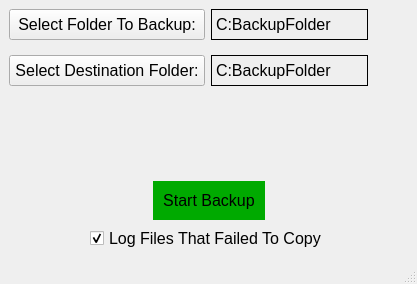
<?xml version="1.0" encoding="UTF-8"?>
<ui version="4.0">
 <class>MainWindow</class>
 <widget class="QMainWindow" name="MainWindow">
  <property name="geometry">
   <rect>
    <x>0</x>
    <y>0</y>
    <width>417</width>
    <height>284</height>
   </rect>
  </property>
  <property name="font">
   <font>
    <pointsize>12</pointsize>
   </font>
  </property>
  <property name="windowTitle">
   <string>Perform Backup</string>
  </property>
  <property name="windowIcon">
   <iconset resource="Resources.qrc">
    <normaloff>:/icons/backup.png</normaloff>:/icons/backup.png</iconset>
  </property>
  <property name="styleSheet">
   <string notr="true"/>
  </property>
  <widget class="QWidget" name="centralwidget">
   <layout class="QVBoxLayout" name="verticalLayout">
    <item>
     <layout class="QGridLayout" name="gridLayout" columnstretch="0,1,0">
      <property name="verticalSpacing">
       <number>15</number>
      </property>
      <item row="0" column="1">
       <widget class="QLabel" name="BackupFolder_lbl">
        <property name="styleSheet">
         <string notr="true">border: 1px solid black;</string>
        </property>
        <property name="text">
         <string>C:BackupFolder</string>
        </property>
       </widget>
      </item>
      <item row="1" column="0">
       <widget class="QPushButton" name="DestFolder_btn">
        <property name="styleSheet">
         <string notr="true">padding: 5px</string>
        </property>
        <property name="text">
         <string>Select Destination Folder:</string>
        </property>
       </widget>
      </item>
      <item row="1" column="1">
       <widget class="QLabel" name="DestFolder_lbl">
        <property name="styleSheet">
         <string notr="true">border: 1px solid black;</string>
        </property>
        <property name="text">
         <string>C:BackupFolder</string>
        </property>
       </widget>
      </item>
      <item row="0" column="0">
       <widget class="QPushButton" name="BackupFolder_btn">
        <property name="styleSheet">
         <string notr="true">padding: 5px</string>
        </property>
        <property name="text">
         <string>Select Folder To Backup:</string>
        </property>
       </widget>
      </item>
      <item row="0" column="2">
       <spacer name="horizontalSpacer_3">
        <property name="orientation">
         <enum>Qt::Orientation::Horizontal</enum>
        </property>
        <property name="sizeHint" stdset="0">
         <size>
          <width>40</width>
          <height>20</height>
         </size>
        </property>
       </spacer>
      </item>
      <item row="1" column="2">
       <spacer name="horizontalSpacer_4">
        <property name="orientation">
         <enum>Qt::Orientation::Horizontal</enum>
        </property>
        <property name="sizeHint" stdset="0">
         <size>
          <width>40</width>
          <height>20</height>
         </size>
        </property>
       </spacer>
      </item>
     </layout>
    </item>
    <item>
     <spacer name="verticalSpacer">
      <property name="orientation">
       <enum>Qt::Orientation::Vertical</enum>
      </property>
      <property name="sizeHint" stdset="0">
       <size>
        <width>20</width>
        <height>83</height>
       </size>
      </property>
     </spacer>
    </item>
    <item>
     <layout class="QHBoxLayout" name="horizontalLayout_3">
      <item>
       <spacer name="horizontalSpacer">
        <property name="orientation">
         <enum>Qt::Orientation::Horizontal</enum>
        </property>
        <property name="sizeHint" stdset="0">
         <size>
          <width>40</width>
          <height>20</height>
         </size>
        </property>
       </spacer>
      </item>
      <item>
       <widget class="QPushButton" name="StartBackup_btn">
        <property name="minimumSize">
         <size>
          <width>0</width>
          <height>0</height>
         </size>
        </property>
        <property name="autoFillBackground">
         <bool>false</bool>
        </property>
        <property name="styleSheet">
         <string notr="true">QPushButton{
padding: 10px; 
background-color: rgb(0,170,0); 
border: none  /* nec for hover color to work */
}
QPushButton:pressed{
background-color: rgb(0,230,0);
}</string>
        </property>
        <property name="text">
         <string>Start Backup</string>
        </property>
       </widget>
      </item>
      <item>
       <spacer name="horizontalSpacer_2">
        <property name="orientation">
         <enum>Qt::Orientation::Horizontal</enum>
        </property>
        <property name="sizeHint" stdset="0">
         <size>
          <width>40</width>
          <height>20</height>
         </size>
        </property>
       </spacer>
      </item>
     </layout>
    </item>
    <item>
     <layout class="QHBoxLayout" name="horizontalLayout">
      <item>
       <spacer name="horizontalSpacer_5">
        <property name="orientation">
         <enum>Qt::Orientation::Horizontal</enum>
        </property>
        <property name="sizeHint" stdset="0">
         <size>
          <width>40</width>
          <height>20</height>
         </size>
        </property>
       </spacer>
      </item>
      <item>
       <widget class="QCheckBox" name="LogFiles_chk">
        <property name="text">
         <string>Log Files That Failed To Copy</string>
        </property>
        <property name="checked">
         <bool>true</bool>
        </property>
       </widget>
      </item>
      <item>
       <spacer name="horizontalSpacer_6">
        <property name="orientation">
         <enum>Qt::Orientation::Horizontal</enum>
        </property>
        <property name="sizeHint" stdset="0">
         <size>
          <width>40</width>
          <height>20</height>
         </size>
        </property>
       </spacer>
      </item>
     </layout>
    </item>
   </layout>
  </widget>
  <widget class="QStatusBar" name="StatusBar"/>
 </widget>
 <resources>
  <include location="Resources.qrc"/>
 </resources>
 <connections/>
</ui>
